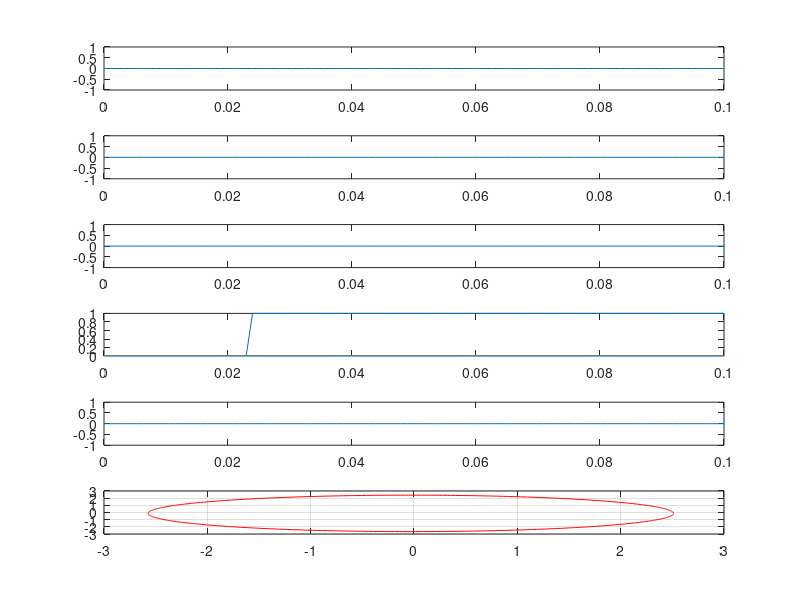

This chart was generated by the following MATLAB code:
%calculate Zr in secondary
CTR = 800/5;
VTR = (500000/sqrt(3))/67;
ZTR = VTR/CTR;

Zl1 = 0.073+0.8*1i;
Zl0 = 0.1+2.6*1i;

Zrs=(0.8*Zl1*100)/ZTR;

%% draw MHO
CxPS=0.2169/2;
CyPS=2.3767/2;
% plot(CxPS,CyPS,'g*')
% hold on


ZrS=(sqrt((0.2169^2)+(2.3767^2)))/2;

ang=0:0.01:2*pi; 
xp=ZrS*cos(ang);
yp=ZrS*sin(ang);
plot(CxPS+xp,CyPS+yp,'b');
grid on
hold on

%%
%traditional fault calculation
E=500000/sqrt(3);
Zs1=2+30*1i;
Zs0=2+30*1i;
L=20;


I1=E/(Zs1+Zl1*L+Zs1+Zl1*L+Zs0+Zl0*L);
I2=I1;
I0=I1;
V1=E-Zs1*I1;
V2=-Zs1*I2;
V0=-Zs0*I0;
kk=180/pi;
a=1*exp(1i*120/kk);

Ia=(I0+I1+I2)/CTR;
Ib=(I0+(a^2)*I1+a*I2)/CTR;
Ic=(I0+a*I1+(a^2)*I2)/CTR;
Va=(V0+V1+V2)/VTR;
Vb=(V0+(a^2)*V1+a*V2)/VTR;
Vc=(V0+a*V1+(a^2)*V2)/VTR;
Ires = Ia+Ib+Ic;
k0 = (1/3)*(Zl0-Zl1)/Zl1;

Zab = (Va-Vb)/(Ia-Ib);
Zbc = (Vb-Vc)/(Ib-Ic);
Zca = (Vc-Va)/(Ic-Ia);
Zag = (Va)/(Ia + k0*Ires);
Zbg = (Vb)/(Ib + k0*Ires);
Zcg = (Vc)/(Ic + k0*Ires);

%plot all Z    bc is infinity
plot(-1.7368,2.2338,'r*',1.9938,1.9996,'b*',0.0542,0.5942,'g*',2.2783,-1.7765,'c*',-2.6777,-1.0848,'y*')
hold on


%%
%Problem 2

Zl1 = 0.073+0.8*1i;
Zl0 = 0.1+2.6*1i;

va=30.8557+9.2392*1i;
vb=-15.5917-64.2484*1i;
vc=-49.0146+46.5991*1i;
ia=10.7296-28.8735*1i;
ib=0.2039-0.0428*1i;
ic=-0.0889-0.1311*1i;

ires=ia+ib+ic;
k0 = (1/3)*(Zl0-Zl1)/Zl1;

zab = (va-vb)/(ia-ib);
zbc = (vb-vc)/(ib-ic);
zca = (vc-va)/(ic-ia);
zag = (va)/(ia + k0*ires);
zbg = (vb)/(ib + k0*ires);
zcg = (vc)/(ic + k0*ires);

Va_all=[0.00000000000000 + 0.00000000000000i,7.82365554306144 + 0.00000000000000i,13.7956046812324 - 2.47366232683272i,16.5893632192514 - 5.26742086485177i,16.9080884235869 - 6.03689157582865i,16.9080884235869 - 3.62478242594663i,18.9324356936198 + 1.26242420831975i,24.1383638873155 + 6.46835240201546i,31.8193794295164 + 9.64993321239360i,39.8191189558014 + 9.64993321239360i,45.7945170827380 + 7.17484226763765i,48.5883367398272 + 4.38102261054845i,48.9070649176578 + 3.61154472091948i,48.9070649176578 + 6.02365079196723i,50.9314074509670 + 10.9108459907710i,56.1373295484390 + 16.1167680882430i,63.8183434099435 + 19.2983482024540i,61.0614200508903 + 19.2983482024539i,56.8452987215255 + 21.0447228376873i,55.3434232138831 + 22.5465983453297i,55.6546003686646 + 21.7953502379557i,55.6546003686646 + 21.2045133863226i,54.8150050639512 + 19.1775510147787i,51.1791888355988 + 15.5417347864265i,47.5385557428896 + 14.0337351838019i,44.1659263335182 + 14.0337351838019i,40.0145288641551 + 15.7533003184135i,38.5003714059097 + 17.2674577766588i,38.6833566953571 + 16.8256922091602i,38.6833566953570 + 16.3784629574666i,37.7944550701462 + 14.2324645982671i,34.3553667870502 + 10.7933763151711i,30.8179411581955 + 9.32812664381331i,30.2178319385425 + 9.32812664381323i,30.4712584305084 + 9.22315395377635i,30.5686833723708 + 9.12572901191397i,30.3704008222482 + 9.60442543360189i,30.3704008222482 + 9.74770835083558i,30.2676519931630 + 9.49965073414037i,30.6263470093087 + 9.85834575028599i,30.7843144534441 + 9.92377800806035i,30.4877401776908 + 9.92377800806033i,30.8382278396965 + 9.77860126501316i,31.0592831610373 + 9.55754594367233i,30.9550487396331 + 9.80919009749253i,30.9550487396330 + 9.69039638741011i,30.8316320745828 + 9.39244220082308i,31.0867534237778 + 9.64756355001800i,31.1119910181617 + 9.65801730389339i,30.8105812822848 + 9.65801730389332i,31.0656707234990 + 9.55235579772425i,31.2147165729836 + 9.40330994823969i,31.1322609074407 + 9.60237553428785i,31.1322609074407 + 9.37685496125856i,31.0054756999550 + 9.07076839383823i,31.1648397128646 + 9.23013240674790i,31.0695667570656 + 9.19066905632863i,30.7422223401466 + 9.19066905632866i,30.8785691276017 + 9.13419236777873i,30.8974039258020 + 9.11535756957841i,30.7802856219083 + 9.39810616724076i,30.7802856219083 + 9.25882303196098i,30.7063485825656 + 9.08032322881809i,30.8657095204192 + 9.23968416667174i,30.7720195349375 + 9.20087650402645i,30.5188415292211 + 9.20087650402649i,30.6436743401185 + 9.14916906072367i,30.6169159871439 + 9.17592741369835i,30.4933771179767 + 9.47417662712196i,30.4933771179767 + 9.41476082056891i,30.4776875250595 + 9.37688279256024i,30.6741006024426 + 9.57329586994331i,30.6479578119885 + 9.56246717157875i,30.5265985567152 + 9.56246717157879i,30.7208969393141 + 9.48198614635920i,30.7341613746601 + 9.46872171101324i,30.6560471779818 + 9.65730606404802i,30.6560471779818 + 9.54978076235405i,30.6480052052032 + 9.53036572260401i,30.8196137305716 + 9.70197424797228i,30.7977495015682 + 9.69291778778830i,30.7388478555470 + 9.69291778778834i,30.9525374242535 + 9.60440467029253i,30.9891062073091 + 9.56783588723691i,30.9554526618233 + 9.64908273317059i,30.9554526618233 + 9.46292876603659i,30.9266442365409 + 9.39337907500924i,31.0220301337522 + 9.48876497222028i,30.9339053857521 + 9.45226250641798i,30.8474424416758 + 9.45226250641801i,30.9917759035282 + 9.39247762901472i,30.9853873671579 + 9.39886616538492i,30.9545533965516 + 9.47330595540464i,30.9545533965515 + 9.30165129215590i,30.9283354237072 + 9.23835550653734i,30.9811874038491 + 9.29120748667897i,30.8556987799507 + 9.23922839673674i];
Vb_all=[0.00000000000000 + 0.00000000000000i,-1.80761777901446 - 1.11022302462516e-16i,-0.560872758451288 - 0.516418696338389i,2.55070108238349 - 3.62799253717317i,5.14666168847453 - 9.89519583978443i,5.14666168847454 - 18.0292216903130i,1.99099525868329 - 25.6476743834405i,-3.03148840789735 - 30.6701580500211i,-7.53838767305390 - 32.5369768498983i,-9.44932647017420 - 32.5369768498983i,-8.20460504243327 - 33.0525573466450i,-5.09306292930009 - 36.1640994597782i,-2.49709955703566 - 42.4313094405228i,-2.49709955703563 - 50.5653335944566i,-5.65276026561858 - 58.1837724753654i,-10.6752380992023 - 63.2062503089491i,-15.1821362574403 - 65.0730686503256i,-14.5484240855365 - 65.0730686503256i,-14.4187044570899 - 65.1268002797342i,-14.4737293466543 - 65.0717753901698i,-14.5066643016319 - 64.9922633751867i,-14.5066643016319 - 64.4825555648478i,-14.3266719141820 - 64.0480155019423i,-14.3968145846855 - 64.1181581724459i,-14.3885755608354 - 64.1147454570263i,-14.1488253783548 - 64.1147454570264i,-13.9310728361577 - 64.2049415132456i,-13.5627718417032 - 64.5732425077002i,-13.3674688795690 - 65.0447455676563i,-13.3674688795689 - 65.0124306164497i,-13.3192973277426 - 64.8961342027100i,-13.3968075768606 - 64.9736444518282i,-13.3459113966974 - 64.9525625637315i,-14.1208038874655 - 64.9525625637315i,-14.4795939872623 - 64.8039468383505i,-14.3100535501293 - 64.9734872754834i,-14.0955059044034 - 65.4914511115700i,-14.0955059044035 - 66.2237970541041i,-14.3520939446384 - 66.8432553807822i,-14.4774222283080 - 66.9685836644517i,-14.4866601807627 - 66.9724101496470i,-14.8105670047774 - 66.9724101496470i,-15.4009798062379 - 66.7278531598834i,-15.9418228556833 - 66.1870101104381i,-16.1546227494203 - 65.6732657209065i,-16.1546227494202 - 65.5985837334688i,-16.2387788427177 - 65.8017545152641i,-16.3191513217221 - 65.8821269942683i,-16.3301669138604 - 65.8866898019295i,-16.2663368567396 - 65.8866898019295i,-16.2287261024583 - 65.9022686864439i,-16.4501312644223 - 65.6808635244798i,-16.7029993496200 - 65.0703859637046i,-16.7029993496199 - 64.4841307839884i,-16.5623487262165 - 64.1445701414113i,-16.3708856708765 - 63.9531070860714i,-16.2235033969616 - 63.8920593493626i,-16.0004029687095 - 63.8920593493626i,-15.6003097455402 - 64.0577833886129i,-15.3221270988912 - 64.3359660352618i,-15.2751215226849 - 64.4494475348461i,-15.2751215226848 - 64.3824418433985i,-15.1965074887827 - 64.1926507765587i,-15.0095452932459 - 64.0056885810220i,-14.8950609500764 - 63.9582676134016i,-14.8149463013852 - 63.9582676134016i,-14.5860851808847 - 64.0530649934128i,-14.3188293020958 - 64.3203208722017i,-14.1568413441876 - 64.7113943971245i,-14.1568413441878 - 65.1562060987094i,-14.2696098700790 - 65.4284534033251i,-14.3457691790339 - 65.5046127122802i,-14.4611718291871 - 65.5524140551072i,-14.6349743366282 - 65.5524140551071i,-14.7566236929659 - 65.5020252418581i,-14.8235927439598 - 65.4350561908641i,-14.8182716154570 - 65.4479025314631i,-14.8182716154569 - 65.6664559799060i,-14.9235333017552 - 65.9205801705658i,-15.0736465535647 - 66.0706934223751i,-15.2717241799037 - 66.1527398616075i,-15.4877657003747 - 66.1527398616075i,-15.6874923886280 - 66.0700103585651i,-15.9045970166368 - 65.8529057305562i,-16.0338971281946 - 65.5407476476180i,-16.0338971281945 - 65.3205070706971i,-15.9836736835230 - 65.1992569494224i,-15.9276986387833 - 65.1432819046822i,-15.9259419103903 - 65.1425542439565i,-15.9274222381205 - 65.1425542439565i,-15.9089681047308 - 65.1501981962883i,-15.9613764496639 - 65.0977898513554i,-16.0297559265683 - 64.9327071908248i,-16.0297559265682 - 64.7245239821541i,-15.9343338038533 - 64.4941545993458i,-15.7571540026218 - 64.3169747981139i,-15.5916791512910 - 64.2484328704610i];
Vc_all=[0.00000000000000 + 0.00000000000000i,-6.01603778573793 - 4.44089209850063e-16i,-13.2347319490293 + 2.99008102505879i,-19.1400643206867 + 8.89541339671622i,-22.0547501377001 + 15.9320874262064i,-22.0547501377001 + 21.6540040874678i,-20.9234309680246 + 24.3852501702711i,-21.1068755024578 + 24.2018056358378i,-24.2809917832768 + 22.8870436237734i,-30.3697924547093 + 22.8870436237734i,-37.5899119460958 + 25.8777150390600i,-43.4952737181388 + 31.7830768111030i,-46.4099652627898 + 38.8197646683336i,-46.4099652627898 + 44.5416826566572i,-45.2786470865080 + 47.2729263411959i,-45.4620913216143 + 47.0894821060896i,-48.6362070083914 + 45.7747203400853i,-47.9719381279216 + 45.7747203400853i,-47.8416303401423 + 45.7207450871043i,-47.8966533044031 + 45.7757680513650i,-47.9295879859634 + 45.8552794062604i,-47.9295879859634 + 46.3649769837648i,-47.7496025344275 + 46.7995003018926i,-47.8197457960732 + 46.7293570402469i,-47.8115010476763 + 46.7327721268514i,-47.5717495538532 + 46.7327721268514i,-47.3539976826387 + 46.6425763485621i,-46.9856883451414 + 46.2742670110649i,-46.7903763920847 + 45.8027422451019i,-46.7903763920848 + 45.8350569414664i,-46.7421980828763 + 45.9513696689697i,-46.8197017240024 + 45.8738660278436i,-46.7688005463965 + 45.8949499859487i,-47.5436859994331 + 45.8949499859488i,-47.9024658428021 + 46.0435614629782i,-47.7329227639848 + 45.8740183841610i,-47.5183833325906 + 45.3560743792251i,-47.5183833325905 + 44.6237361259774i,-47.7749718276688 + 44.0042767012105i,-47.9003018106591 + 43.8789467182203i,-47.9095495499074 + 43.8751161792023i,-48.2334641650611 + 43.8751161792023i,-48.8238911756114 + 44.1196790545636i,-49.3647421573329 + 44.6605300362852i,-49.5775420518344 + 45.1742744276622i,-49.5775420518345 + 45.2489454981784i,-49.6617046366569 + 45.0457590444560i,-49.7420761742819 + 44.9653875068309i,-49.7530880547135 + 44.9608262366090i,-49.6892594574565 + 44.9608262366091i,-49.6516423213649 + 44.9452447086623i,-49.8730417644457 + 45.1666441517429i,-50.1259011800399 + 45.7771007822446i,-50.1259011800400 + 46.3633599132637i,-49.9852451580018 + 46.7029335892976i,-49.7937816202572 + 46.8943971270422i,-49.6463915738800 + 46.9554480832104i,-49.4232861283457 + 46.9554480832103i,-49.0231781004795 + 46.7897179116539i,-48.7449946033490 + 46.5115344145233i,-48.6979974860144 + 46.3980733364614i,-48.6979974860144 + 46.4650861475409i,-48.6193831899264 + 46.6548778473530i,-48.4324366622113 + 46.8418243750681i,-48.3179530454980 + 46.8892450417804i,-48.2378563131894 + 46.8892450417803i,-48.0090072443704 + 46.7944526537390i,-47.7417611121924 + 46.5272065215609i,-47.5797726614267 + 46.1361318067743i,-47.5797726614266 + 45.6913043219579i,-47.6925428372029 + 45.4190530341677i,-47.7687034744037 + 45.3428923969670i,-47.8840902802211 + 45.2950976170786i,-48.0578946022245 + 45.2950976170786i,-48.1795475324387 + 45.3454879106756i,-48.2465087179576 + 45.4124490961944i,-48.2411784017486 + 45.3995805745113i,-48.2411784017487 + 45.1810310445012i,-48.3464380108578 + 44.9269118686200i,-48.4965340055727 + 44.7768158739051i,-48.6946290500294 + 44.6947622198522i,-48.9106463898099 + 44.6947622198522i,-49.1103730879323 + 44.7774917269824i,-49.3274702162860 + 44.9945888553359i,-49.4567796298990 + 45.3067693954238i,-49.4567796298990 + 45.5270268569657i,-49.4065608272253 + 45.6482657714669i,-49.3505761613613 + 45.7042504373308i,-49.3488390325974 + 45.7049699796244i,-49.3503050453200 + 45.7049699796244i,-49.3318583082383 + 45.6973290909431i,-49.3842777142666 + 45.7497484969719i,-49.4526573351445 + 45.9148315050850i,-49.4526573351446 + 46.1229980463258i,-49.3572368226137 + 46.3533635418064i,-49.1800690051075 + 46.5305313593126i,-49.0145722055566 + 46.5990823782159i];
Ia_all=[0.00000000000000 + 0.00000000000000i,-0.00641574954564015 - 4.33680868994202e-19i,-0.0193227456571296 + 0.00534625283887574i,-0.0330710703010380 + 0.0190945774827842i,-0.0414735245218497 + 0.0393798964198866i,-0.0414735245218496 + 0.0605075343212814i,-0.0349364750091461 + 0.0762893679127547i,-0.0275571047533852 + 0.0836687381685156i,-0.0255235362721595 + 0.0845110698134538i,-0.0318923784192621 + 0.0845110698134538i,-0.0447982429087738 + 0.0898568539191588i,-0.0585464614768438 + 0.103605072487229i,-0.0669489098318480 + 0.123890377263020i,-0.0669489098318481 + 0.145018049227287i,-0.0604118266774166 + 0.160799964037076i,-0.0530323308367773 + 0.168179459877715i,-0.0509985426577385 + 0.169021882524467i,1.03253750516412 + 0.169021882524468i,3.22348429678567 - 0.738497993002994i,5.56623674451050 - 3.08125044072782i,6.95494066407782 - 6.43387827746791i,6.95494066407783 - 9.81421598898842i,5.94302771059266 - 12.2571899652333i,4.95358265119679 - 13.2466350246292i,5.04176647491411 - 13.2101080888636i,6.57955577729558 - 13.2101080888636i,9.19181379560531 - 14.2921407884653i,11.8415183370175 - 16.9418453298775i,13.3927052647450 - 20.6867418485730i,13.3927052647450 - 24.4878551150746i,12.2275607993221 - 27.3007626856225i,10.9626458511775 - 28.5656776337671i,10.6925931319315 - 28.6775371326346i,10.7750595120662 - 28.6775371326346i,10.8658136819128 - 28.7151287406270i,10.9201139727181 - 28.7694290314322i,10.9506567024376 - 28.8431657037527i,10.9506567024375 - 28.9333750130063i,10.9239932974936 - 28.9977461668411i,10.8766589545865 - 29.0450805097481i,10.8032837319462 - 29.0754735221079i,10.7382468818224 - 29.0754735221079i,10.6871342067775 - 29.0543019588951i,10.6383970963645 - 29.0055648484821i,10.6159748163260 - 28.9514326759139i,10.6159748163261 - 28.9052072839556i,10.6386472835369 - 28.8504711061229i,10.6783158289722 - 28.8108025606875i,10.7175178245332 - 28.7945645624540i,10.7698577661071 - 28.7945645624541i,10.8207766661024 - 28.8156558614132i,10.8494962001759 - 28.8443753954866i,10.8680255520820 - 28.8891092081605i,10.8680255520821 - 28.9447396022105i,10.8514813493017 - 28.9846808409415i,10.8189037908840 - 29.0172583993592i,10.7673995356933 - 29.0385921603791i,10.7223899759639 - 29.0385921603791i,10.6822930721459 - 29.0219834790085i,10.6437247413574 - 28.9834151482200i,10.6259897361057 - 28.9405990580124i,10.6259897361057 - 28.8998925280833i,10.6452016247734 - 28.8535109259029i,10.6769992478284 - 28.8217133028479i,10.7100573657417 - 28.8080201820617i,10.7538692392587 - 28.8080201820617i,10.7926202558700 - 28.8240713786978i,10.8145302841287 - 28.8459814069565i,10.8284061233704 - 28.8794806462430i,10.8284061233703 - 28.9166333943622i,10.8184021768216 - 28.9407850577974i,10.7980230153174 - 28.9611642193017i,10.7674637559564 - 28.9738222789851i,10.7440913277581 - 28.9738222789850i,10.7223250429339 - 28.9648063886084i,10.7012692117501 - 28.9437505574244i,10.6927249689385 - 28.9231229305489i,10.6927249689386 - 28.9026094197607i,10.7034700987152 - 28.8766683817246i,10.7202534678534 - 28.8598850125863i,10.7386442403442 - 28.8522673051981i,10.7660853716868 - 28.8522673051981i,10.7897368257911 - 28.8620640582579i,10.8041560162670 - 28.8764832487338i,10.8144248652421 - 28.9012744432000i,10.8144248652422 - 28.9287551535105i,10.8063101276494 - 28.9483458630622i,10.7883145698320 - 28.9663414208795i,10.7627438816769 - 28.9769331467125i,10.7418604481407 - 28.9769331467125i,10.7208611601848 - 28.9682349568408i,10.7024064758066 - 28.9497802724628i,10.6948747583297 - 28.9315970979821i,10.6948747583298 - 28.9126327948716i,10.7036242736454 - 28.8915095963326i,10.7159440527676 - 28.8791898172103i,10.7295715721041 - 28.8735451138796i];
Ib_all=[0.00000000000000 + 0.00000000000000i,0.0211015757815669 + 8.67361737988404e-19i,0.0412143751774269 - 0.00833099428705460i,0.0544792036612935 - 0.0215958227709212i,0.0594100928240186 - 0.0335000422621306i,0.0594100928240186 - 0.0385490361952385i,0.0607708068885076 - 0.0352639818462373i,0.0689867465343685 - 0.0270480422003765i,0.0855367136246613 - 0.0201928213747488i,0.107017548466545 - 0.0201928213747488i,0.127137668892407 - 0.0285268481317206i,0.140402584092656 - 0.0417917633319699i,0.145333478555152 - 0.0536959956179566i,0.145333478555152 - 0.0587450187942908i,0.146694163763796 - 0.0554600341094619i,0.154910025933212 - 0.0472441719400459i,0.171459878633816 - 0.0403889984961787i,0.182427993620287 - 0.0403889984961787i,0.198095067650125 - 0.0468785130420406i,0.219390582832897 - 0.0681740282248123i,0.227423988205362 - 0.0875683844270588i,0.227423988205362 - 0.0985511674564492i,0.222287108612203 - 0.110952691838530i,0.217683432394817 - 0.115556368055917i,0.216876239247637 - 0.115890718404934i,0.209881597815374 - 0.115890718404934i,0.208487025561674 - 0.115313067663742i,0.216860155734897 - 0.123686197836965i,0.221310026777037 - 0.134429136857711i,0.221310026777037 - 0.148042522669128i,0.213742083490207 - 0.166313153991463i,0.204825308752422 - 0.175229928729248i,0.197467231500324 - 0.178277744120056i,0.171226747119477 - 0.178277744120057i,0.142341073114494 - 0.166312906188905i,0.115477928046196 - 0.139449761120606i,0.103445564832477 - 0.110401066662648i,0.103445564832477 - 0.0936136466695635i,0.107068224088036 - 0.0848677735629366i,0.110909564667238 - 0.0810264329837351i,0.112920385562110 - 0.0801935236975756i,0.114668819617398 - 0.0801935236975757i,0.111424530210281 - 0.0788496950248841i,0.100015779727571 - 0.0674409445421750i,0.0908643955605032 - 0.0453475487715534i,0.0908643955605032 - 0.0190906188114960i,0.101206097353082 + 0.00587645791416660i,0.117441986625703 + 0.0221123471867877i,0.135451149679672 + 0.0295719867707297i,0.158176037226851 + 0.0295719867707293i,0.180546092610869 + 0.0203060064396317i,0.194071246872589 + 0.00678085217791200i,0.199390730599015 - 0.00606151757924932i,0.199390730599015 - 0.0125572917660231i,0.200488530101048 - 0.00990696931944912i,0.204843858865853 - 0.00555164055464422i,0.210531271137220 - 0.00319583725703645i,0.221034826472719 - 0.00319583725703612i,0.235220349485957 - 0.00907167327847545i,0.248416199715123 - 0.0222675235076408i,0.257421194911700 - 0.0440075050403216i,0.257421194911701 - 0.0684584607278146i,0.249845527655848 - 0.0867477393609192i,0.237913316990560 - 0.0986799500262069i,0.223416292183735 - 0.104684814315254i,0.210867215378297 - 0.104684814315254i,0.201108152031291 - 0.100642477920866i,0.195365775969390 - 0.0949001018589643i,0.194998349825387 - 0.0940130566789423i,0.194998349825387 - 0.0996104726231898i,0.191738339201814 - 0.107480834484099i,0.183448349288281 - 0.115770824397632i,0.170507153708135 - 0.121131243120252i,0.156556315106896 - 0.121131243120252i,0.141591169641251 - 0.114932476905495i,0.128019258176450 - 0.101360565440694i,0.121070237414086 - 0.0845841452709840i,0.121070237414086 - 0.0686512297232371i,0.126370212425646 - 0.0558559581700913i,0.133063998955324 - 0.0491621716404132i,0.138412017289871 - 0.0469469499144237i,0.142995578957348 - 0.0469469499144235i,0.144283203526789 - 0.0474803014743303i,0.141990132221902 - 0.0451872301694435i,0.139565371465025 - 0.0393333398646824i,0.139565371465025 - 0.0294014373894782i,0.144684444345235 - 0.0170429022153002i,0.154262436972270 - 0.00746490958826605i,0.166498734064405 - 0.00239646937947682i,0.180869482859142 - 0.00239646937947661i,0.193718120175906 - 0.00771854921409165i,0.202646479492060 - 0.0166469085302467i,0.207220041903127 - 0.0276884649314046i,0.207220041903127 - 0.0367932360612885i,0.205372183828264 - 0.0412543600869629i,0.203728735232426 - 0.0428978086828028i,0.203863292918901 - 0.0428420730641429i];
Ic_all=[0.00000000000000 + 0.00000000000000i,-0.0146858261915187 - 8.67361737988404e-19i,-0.0218916294436777 + 0.00298474143483638i,-0.0214081331947695 + 0.00250124518592817i,-0.0179365681219932 - 0.00587985429542902i,-0.0179365681219932 - 0.0219584982827639i,-0.0258343316961640 - 0.0410253862159433i,-0.0414296416884232 - 0.0566206962082025i,-0.0600131772896028 - 0.0643182486910544i,-0.0751251698632281 - 0.0643182486910544i,-0.0823394258836199 - 0.0613300060049764i,-0.0818561223869979 - 0.0618133095015983i,-0.0783845684962644 - 0.0701943819871163i,-0.0783845684962644 - 0.0862730306514861i,-0.0862823368391996 - 0.105339930097481i,-0.101877694871900 - 0.120935288130182i,-0.120461335700569 - 0.128632884199687i,-0.110298675689743 - 0.128632884199687i,-0.0946474334893596 - 0.135115840987072i,-0.0733522068459087 - 0.156411067630522i,-0.0653188231742539 - 0.175805371442378i,-0.0653188231742539 - 0.186788086855827i,-0.0704556705086473 - 0.199189533358359i,-0.0750593213031156 - 0.203793184152828i,-0.0758665486437144 - 0.204127548665222i,-0.0828612178352498 - 0.204127548665222i,-0.0842557999285440 - 0.203549893848337i,-0.0758826837515049 - 0.211923010025376i,-0.0714328287688399 - 0.222665910275119i,-0.0714328287688396 - 0.236279251660166i,-0.0790007699372923 - 0.254549877868286i,-0.0879175336377567 - 0.263466641568751i,-0.0952755866001886 - 0.266514446898450i,-0.121516034551015 - 0.266514446898450i,-0.150401662218435 - 0.254549628160945i,-0.177264831832190 - 0.227686458547190i,-0.189297217470667 - 0.198637709951076i,-0.189297217470667 - 0.181850286860036i,-0.185674544845112 - 0.173104381475385i,-0.181833157747436 - 0.169262994377708i,-0.179822258813049 - 0.168430052766523i,-0.178073803400423 - 0.168430052766523i,-0.181318131712300 - 0.167086207978953i,-0.192726894845104 - 0.155677444846149i,-0.201878282562048 - 0.133584040505369i,-0.201878282562048 - 0.107327067449864i,-0.191536552052810 - 0.0823599213960561i,-0.175300638403265 - 0.0661240077465098i,-0.157291505702433 - 0.0586643807352480i,-0.134566630267998 - 0.0586643807352476i,-0.112196581887257 - 0.0679303581654930i,-0.0986714126662810 - 0.0814555273864695i,-0.0933519274323205 - 0.0942979007831407i,-0.0933519274323203 - 0.100793612822969i,-0.0922541356191703 - 0.0981433089389992i,-0.0878988096906028 - 0.0937879830104319i,-0.0822113719745292 - 0.0914321691732822i,-0.0717077696251537 - 0.0914321691732822i,-0.0575221967647180 - 0.0973080258421064i,-0.0443263493546167 - 0.110503873252208i,-0.0353213617610920 - 0.132243836429496i,-0.0353213617610917 - 0.156694812862636i,-0.0428970189078043 - 0.174984067090118i,-0.0548292095714665 - 0.186916257753780i,-0.0693261566089831 - 0.192921089829723i,-0.0818751999128564 - 0.192921089829723i,-0.0916342974781885 - 0.188878739261640i,-0.0973766669856800 - 0.183136369754149i,-0.0977441035424347 - 0.182249299435519i,-0.0977441035424351 - 0.187846732850757i,-0.101004075311285 - 0.195717000908069i,-0.109294051638943 - 0.204006977235727i,-0.122235278889164 - 0.209367409076520i,-0.136186128996641 - 0.209367409076520i,-0.151151254063535 - 0.203168651311203i,-0.164723153416516 - 0.189596751958222i,-0.171672180775989 - 0.172820315861681i,-0.171672180775989 - 0.156887353939948i,-0.166372229564567 - 0.144092139845419i,-0.159678429825999 - 0.137398340106849i,-0.154330398243791 - 0.135183112893499i,-0.149746806559756 - 0.135183112893500i,-0.148459096970754 - 0.135716499669662i,-0.150752198396104 - 0.133423398244311i,-0.153176941813507 - 0.127569549800745i,-0.153176941813506 - 0.117637595633432i,-0.148057879655070 - 0.105279086343904i,-0.138479838568846 - 0.0957010452576783i,-0.126243475361849 - 0.0906325776632175i,-0.111872721892482 - 0.0906325776632176i,-0.0990241278469595 - 0.0959546395742999i,-0.0900957521101449 - 0.104883015311114i,-0.0855221829521363 - 0.115924588000830i,-0.0855221829521361 - 0.125029396057036i,-0.0873700065451421 - 0.129490436836145i,-0.0890134637796577 - 0.131133894070660i,-0.0888789433509627 - 0.131078173884678i];

Ires_all=[0.00000000000000 + 0.00000000000000i,-4.46005211929279e-12 + 4.33680868994202e-19i,-1.48227576046711e-11 + 4.29237635019009e-12i,5.20801943237892e-11 - 6.26105712414615e-11i,6.25179942537191e-11 - 8.78096918094373e-11i,6.25180254787416e-11 - 1.17393907095309e-10i,5.38375455327866e-11 - 1.38350379763619e-10i,-6.93034102328127e-11 - 2.61491328590324e-10i,-1.49183415620868e-10 - 2.94578694770564e-10i,-8.24977169910923e-11 - 2.94578708648352e-10i,-2.09308195775471e-10 - 2.42052100585255e-10i,-1.02474834173805e-10 - 3.48885469125815e-10i,-1.08502928863885e-10 - 3.34332325713227e-10i,-1.08502914986097e-10 - 2.21302254299616e-10i,-1.00063055064048e-10 - 2.00926608684426e-10i,-1.55208026986209e-10 - 2.56071511217648e-10i,-1.54448009936914e-10 - 2.55756749112379e-10i,1.10466682253898 - 2.55755860933959e-10i,3.32693192991271 - 0.920492346918452i,5.71227511863014 - 3.30583553563587i,7.11704582693756 - 6.69725203165612i,7.11704582693757 - 10.0995552410888i,6.09485914679891 - 12.5673321875567i,5.09620676066330 - 13.5659845736923i,5.18277616417664 - 13.5301263526706i,6.70657615666199 - 13.5301263526706i,9.31604502106428 - 14.6110037468963i,11.9824958087992 - 17.2774545346312i,13.5425824625558 - 21.0438368926076i,13.5425824625558 - 24.8721768860777i,12.3623021128931 - 27.7216257136358i,11.0795536264759 - 29.0043742000530i,10.7947847771855 - 29.1223293195705i,10.8247702257628 - 29.1223293195705i,10.8577530950026 - 29.1359912713356i,10.8583270723270 - 29.1365652486600i,10.8648050537963 - 29.1522044793798i,10.8648050537962 - 29.2088389466231i,10.8453869804062 - 29.2557183227565i,10.8057353646744 - 29.2953699384884i,10.7363818612537 - 29.3240971002033i,10.6748418998385 - 29.3240971002033i,10.6172406065657 - 29.3002378633195i,10.5456859825607 - 29.2286832393145i,10.5049609308064 - 29.1303642670408i,10.5049609308064 - 29.0316249727557i,10.5483168299939 - 28.9269545729286i,10.6204571778347 - 28.8548142250877i,10.6956774685133 - 28.8236569605230i,10.7934671720856 - 28.8236569605230i,10.8891261747575 - 28.8632802167928i,10.9448960315281 - 28.9190500735633i,10.9740643519999 - 28.9894686284381i,10.9740643519999 - 29.0580905079611i,10.9597157406729 - 29.0927311200277i,10.9358488371343 - 29.1165980235664i,10.8957194321772 - 29.1332201673496i,10.8717170301932 - 29.1332201673496i,10.8599912221001 - 29.1283631786077i,10.8478145886767 - 29.1161865451843i,10.8480895659328 - 29.1168503990053i,10.8480895659329 - 29.1250458003164i,10.8521501304966 - 29.1152427302757i,10.8600833527678 - 29.1073095080045i,10.8641474995752 - 29.1056260832774i,10.8828612537328 - 29.1056260832774i,10.9020941101580 - 29.1135925932519i,10.9125193933837 - 29.1240178764775i,10.9256603701072 - 29.1557430007061i,10.9256603701072 - 29.2040905984047i,10.9091364411358 - 29.2439828918312i,10.8721773134669 - 29.2809420195001i,10.8157356314888 - 29.3043209296586i,10.7644615148504 - 29.3043209296586i,10.7127649599160 - 29.2829075154768i,10.6645653183925 - 29.2347078739532i,10.6421230277359 - 29.1805273914795i,10.6421230277359 - 29.1281480039651i,10.6634680834530 - 29.0766164809633i,10.6936390384337 - 29.0464455259826i,10.7227258603649 - 29.0343973698524i,10.7593341445345 - 29.0343973698523i,10.7855609324147 - 29.0452608610898i,10.7953939499889 - 29.0550938786639i,10.8008132947462 - 29.0681773342766i,10.8008132947462 - 29.0757941880316i,10.8029366920844 - 29.0706678533797i,10.8040971677464 - 29.0695073777175i,10.8029991395317 - 29.0699621958959i,10.8108572077523 - 29.0699621958959i,10.8155551506507 - 29.0719081475595i,10.8149572009127 - 29.0713101978217i,10.8165726147596 - 29.0752101518396i,10.8165726147596 - 29.0744554273425i,10.8216264485763 - 29.0622543932003i,10.8306593221360 - 29.0532215196405i,10.8445559198515 - 29.0474653603959i];

Zag_all = (Va_all)./(Ia_all + k0.*Ires_all);

i=1;
x=real(Zag_all(1,i:97));
y=imag(Zag_all(1,i:97));
plot(x,y,'r*')
hold on

%% All data six MHO

t=[0,0.00104166666666667,0.00208333333333333,0.00312500000000000,0.00416666666666667,0.00520833333333333,0.00625000000000000,0.00729166666666667,0.00833333333333333,0.00937500000000000,0.0104166666666667,0.0114583333333333,0.0125000000000000,0.0135416666666667,0.0145833333333333,0.0156250000000000,0.0166666666666667,0.0177083333333333,0.0187500000000000,0.0197916666666667,0.0208333333333333,0.0218750000000000,0.0229166666666667,0.0239583333333333,0.0250000000000000,0.0260416666666667,0.0270833333333333,0.0281250000000000,0.0291666666666667,0.0302083333333333,0.0312500000000000,0.0322916666666667,0.0333333333333333,0.0343750000000000,0.0354166666666667,0.0364583333333333,0.0375000000000000,0.0385416666666667,0.0395833333333333,0.0406250000000000,0.0416666666666667,0.0427083333333333,0.0437500000000000,0.0447916666666667,0.0458333333333333,0.0468750000000000,0.0479166666666667,0.0489583333333333,0.0500000000000000,0.0510416666666667,0.0520833333333333,0.0531250000000000,0.0541666666666667,0.0552083333333333,0.0562500000000000,0.0572916666666667,0.0583333333333333,0.0593750000000000,0.0604166666666667,0.0614583333333333,0.0625000000000000,0.0635416666666667,0.0645833333333333,0.0656250000000000,0.0666666666666667,0.0677083333333333,0.0687500000000000,0.0697916666666667,0.0708333333333333,0.0718750000000000,0.0729166666666667,0.0739583333333333,0.0750000000000000,0.0760416666666667,0.0770833333333333,0.0781250000000000,0.0791666666666667,0.0802083333333333,0.0812500000000000,0.0822916666666667,0.0833333333333333,0.0843750000000000,0.0854166666666667,0.0864583333333333,0.0875000000000000,0.0885416666666667,0.0895833333333333,0.0906250000000000,0.0916666666666667,0.0927083333333333,0.0937500000000000,0.0947916666666667,0.0958333333333333,0.0968750000000000,0.0979166666666667,0.0989583333333333,0.100000000000000];

MHOAB=zeros(1,97);
MHOBC=zeros(1,97);
MHOCA=zeros(1,97);
MHOAG=zeros(1,97);
MHOBG=zeros(1,97);
MHOCG=zeros(1,97);

Sab1=((Ia_all-Ib_all)*Zrs)-(Va_all-Vb_all);
Sab2=Va_all-Vb_all;
 
Sbc1=((Ib_all-Ic_all)*Zrs)-(Vb_all-Vc_all);
Sbc2=Vb_all-Vc_all;
 
Sca1=((Ic_all-Ia_all)*Zrs)-(Vc_all-Va_all);
Sca2=Vc_all-Va_all;
 
Sag1=((Ia_all+k0*Ires_all)*Zrs)-Va_all;
Sag2=Va_all;
 
Sbg1=((Ib_all+k0*Ires_all)*Zrs)-Vb_all;
Sbg2=Vb_all;
 
Scg1=((Ic_all+k0*Ires_all)*Zrs)-Vc_all;
Scg2=Vc_all;
    
i=1;
while (i <= 97)
    
    if real(Sab1(1,i)*conj(Sab2(1,i)))>0
        MHOAB(1,i)=1;
       
    elseif real(Sbc1(1,i)*conj(Sbc2(1,i)))>0
        MHOBC(1,i)=1;
        
    elseif real(Sca1(1,i)*conj(Sca2(1,i)))>0
        MHOCA(1,i)=1;
       
    elseif real(Sag1(1,i)*conj(Sag2(1,i)))>0
        MHOAG(i,1)=1;
    
    elseif real(Sbg1(1,i)*conj(Sbg2(1,i)))>0
        MHOBG(1,i)=1;
        
    elseif real(Scg1(1,i)*conj(Scg2(1,i)))>0
        MHOCG(1,i)=1;
    end
    i=i+1;
end

subplot(6,1,1),
plot(t,MHOAB);
subplot(6,1,2),
plot(t,MHOBC);
subplot(6,1,3),
plot(t,MHOCA);
subplot(6,1,4),
plot(t,MHOAG);
subplot(6,1,5),
plot(t,MHOBG);
subplot(6,1,6),
plot(t,MHOCG);

%% AG element  last 

CTR = 800/5;
VTR = (500000/sqrt(3))/67;
ZTR = VTR/CTR;
Zl1 = 0.073+0.8*1i;
Zr=(0.8*Zl1*100)/ZTR;


K0=(1/3)*(Zl0-Zl1)/Zl1;
V=Va_all(1,97);
I=Ia_all(1,97)+K0*Ires_all(1,97);
Vpol=(1)*(Vb_all(1,97)-Vc_all(1,97));

Vp=V-Vpol;
Zp=Vp/I;
% Zr=V/(I);

Zc=(Zr+Zp)/2;
r=((abs(Zr-Zp))/2);



% draw Cross MHO
CxPS=real(Zc)+0.9;
CyPS=imag(Zc)-1.71;



% ZrS=(sqrt((0.2169^2)+(2.3767^2)))/2;
ZrS=r+1.15;

ang=0:0.01:2*pi; 
xp=ZrS*cos(ang);
yp=ZrS*sin(ang);
plot(CxPS+xp,CyPS+yp,'r');
grid on
hold on



